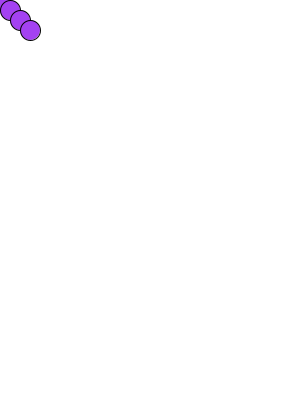
Frame 1 (no input)
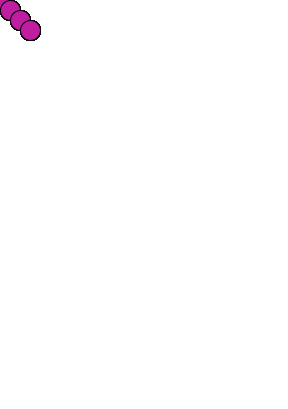
Frame 60 (the mouse pressed at the canvas centre just before this capture)
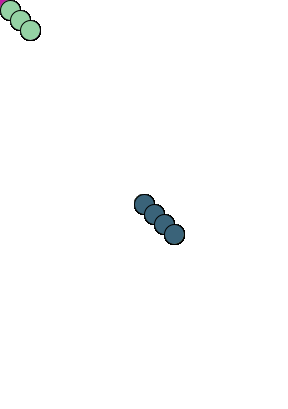
Frame 120 (the mouse held since frame 60 and released just before this capture)

The Processing sketch that drew these frames (run headless with seeded random() and noise(); from frame 60 on, the mouse is pressed at the canvas centre):

// Processing sketch: processing_115633
// ── processing_115633.pde

void setup() {
  size(288,409);
  smooth();
  background(255);
}

void draw() {
  fill(random(255),random(255),random(255));
  ellipse(mouseX,mouseY, 20, 20);
  ellipse(pmouseX+10,pmouseY+10, 20, 20);
  ellipse(pmouseX+20,pmouseY+20, 20, 20);
  ellipse(pmouseX+30,pmouseY+30, 20, 20);
}
